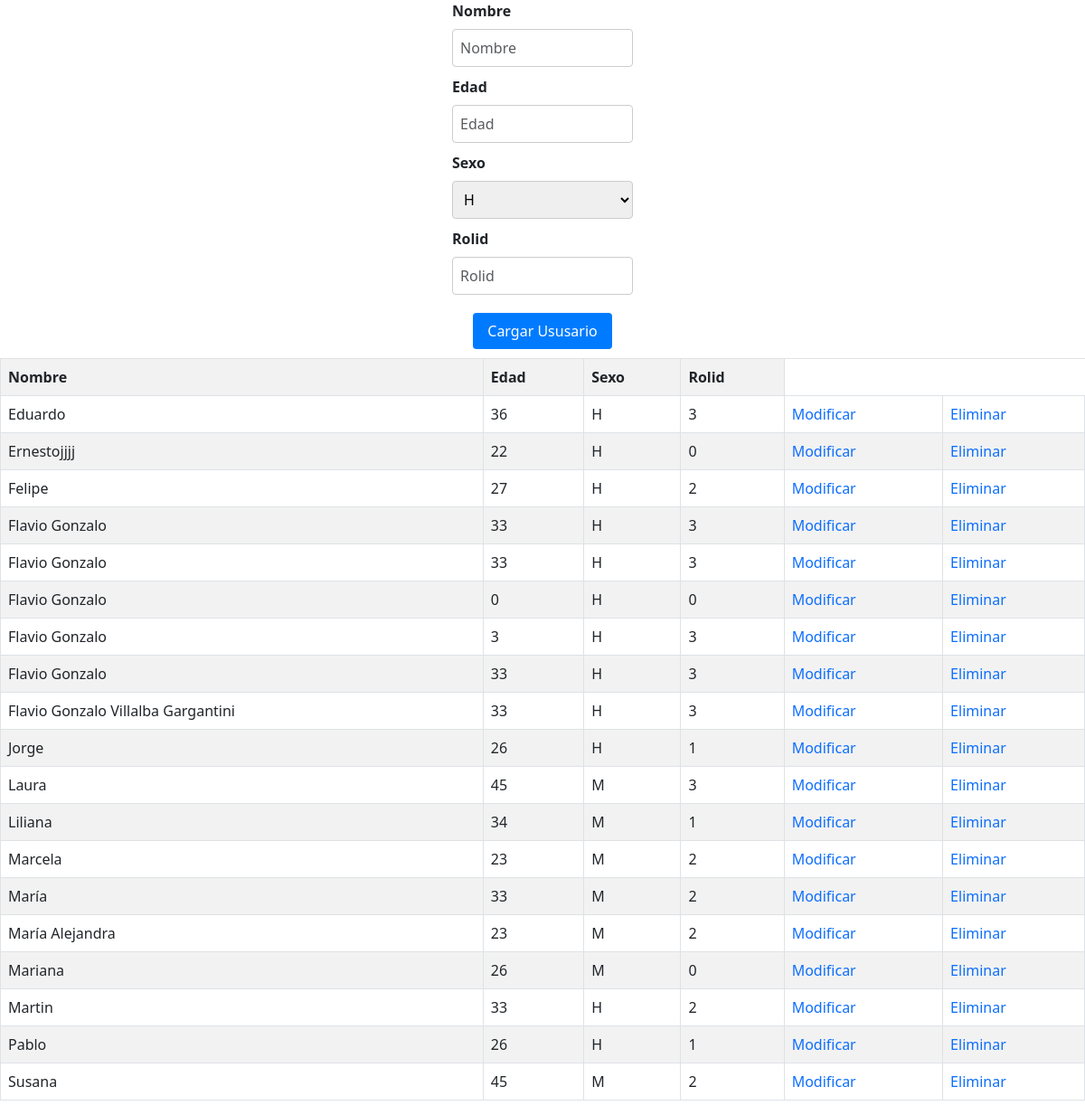
The page / on the database its author committed.
### tables this page shows
CREATE TABLE `usuarios` (
  `ID` int(100) NOT NULL,
  `NOMBRE` varchar(50) NOT NULL,
  `EDAD` int(2) NOT NULL,
  `SEXO` varchar(1) NOT NULL,
  `ROLID` int(1) NOT NULL
);

### classes/dataBase.php (called while the page is built, shortened)
<?php
class Database {
	private $conexion;
	private function __connect ($servidor, $usuario, $password, $base) {
		$this->conexion = new mysqli ($servidor, $usuario, $password, $base);
	}
	public function runQuery ($query) {
		$types = strtoupper(substr($query, 0,6));
		switch ($types) {
			case 'SELECT':
				$result = $this->conexion->query($query);
				if (!$result) {
					$this->error = $this->conexion->error;
					return false;
				} else {
					while($fila = $result->fetch_assoc()){
						$array_result[]=$fila;
					}
					return $array_result;
				}
				break;
		}
	}
}
?>

### conect.php (called while the page is built, shortened)
<?php
include('classes/dataBase.php');
include('classes/Users.php');
$base = new Database(SERVIDOR, USUARIO, PASS, BASE);
$user = new Users($base);
?>

### classes/Users.php (called while the page is built, shortened)
<?php
class Users {
    private $db;
    function __construct($base) {
        $this->db = $base;
    }
    public function getUser() {
        $answer = $this->db->runQuery("SELECT * FROM usuarios ORDER BY NOMBRE");
        return $answer;
    }
}
?>

### getUsers.php (the view)
<?php
include('conect.php');
$getUsers = $user->getUser();
?>
<table class="table table-striped table-bordered">
    <tr>
        <th>Nombre</th>
        <th>Edad</th>
        <th>Sexo</th>
        <th>Rolid</th>
    </tr>
    <?php
    for($i=0; $i<count($getUsers);$i++) {
    ?>
     <tr>
        <td><?php echo $getUsers[$i]['NOMBRE'];?></td>
        <td><?php echo $getUsers[$i]['EDAD'];?></td>
        <td><?php echo $getUsers[$i]['SEXO'];?></td>
        <td><?php echo $getUsers[$i]['ROLID'];?></td>
        <td><a href="updateUser.php?id=<?php echo $getUsers[$i]['ID'];?>">Modificar</a></td>
        <td><a href="deleteUser.php?id=<?php echo $getUsers[$i]['ID'];?>">Eliminar</a></td>
    </tr>
    <?php
    }
    ?>
</table>

### index.php (shortened to what this page needs)
<!DOCTYPE html>
<html lang="en">
<head>
    <link href="https://cdn.jsdelivr.net/npm/bootstrap@5.3.0-alpha1/dist/css/bootstrap.min.css" rel="stylesheet">
    <link rel="stylesheet" href="styles.css">
</head>
<body>
<form action="upUsers.php" method="POST">
  <div class="col col-lg-2">
    <label for="nombre" class="form-label">Nombre</label>
    <input type="text" class="form-control" placeholder="Nombre" name="nombre">
  </div>
  <div class="col col-lg-2">
    <label for="edad" class="form-label">Edad</label>
    <input type="number" class="form-control" placeholder="Edad" name="edad">
  </div>
  <div class="col col-lg-2">
  <label for="sexo" class="form-label">Sexo</label>
    <select name="sexo" class='select'>
        <option value="H">H</option>
    </select>
  </div>
  <div class=" col col-lg-2">
    <label for="rolid" class="form-label">Rolid</label>
    <input type="number" class="form-control" placeholder="Rolid" name="rolid">
  </div>
  <button type="submit" class="btn btn-primary">Cargar Ususario</button>
</form>
<?php include('getUsers.php'); ?>
</body>
</html>

### styles.css (style rules this page uses)
form { display: flex; flex-direction: column; align-items: center; }
input[type="text"], input[type="number"], select { border: 1px solid #ccc; border-radius: 4px; padding: 8px; margin-bottom: 10px; width: 100%; }
label { font-weight: bold; }
button[type="submit"] { background-color: #007bff; border: none; border-radius: 4px; color: #fff; padding: 8px 16px; margin: 10px; cursor: pointer; }
a { text-decoration: none; }

### rows shown on the page
usuarios: NOMBRE "Eduardo", EDAD "36", SEXO "H", ROLID "3"
usuarios: NOMBRE "Ernestojjjj", EDAD "22", SEXO "H", ROLID "0"
usuarios: NOMBRE "Felipe", EDAD "27", SEXO "H", ROLID "2"
usuarios: NOMBRE "Flavio Gonzalo", EDAD "33", SEXO "H", ROLID "3"
usuarios: NOMBRE "Flavio Gonzalo", EDAD "33", SEXO "H", ROLID "3"
usuarios: NOMBRE "Flavio Gonzalo", EDAD "0", SEXO "H", ROLID "0"
usuarios: NOMBRE "Flavio Gonzalo", EDAD "3", SEXO "H", ROLID "3"
usuarios: NOMBRE "Flavio Gonzalo", EDAD "33", SEXO "H", ROLID "3"
usuarios: NOMBRE "Flavio Gonzalo Villalba Gargantini", EDAD "33", SEXO "H", ROLID "3"
usuarios: NOMBRE "Jorge", EDAD "26", SEXO "H", ROLID "1"
usuarios: NOMBRE "Laura", EDAD "45", SEXO "M", ROLID "3"
usuarios: NOMBRE "Liliana", EDAD "34", SEXO "M", ROLID "1"
usuarios: NOMBRE "Marcela", EDAD "23", SEXO "M", ROLID "2"
usuarios: NOMBRE "María", EDAD "33", SEXO "M", ROLID "2"
usuarios: NOMBRE "María Alejandra", EDAD "23", SEXO "M", ROLID "2"
usuarios: NOMBRE "Mariana", EDAD "26", SEXO "M", ROLID "0"
usuarios: NOMBRE "Martin", EDAD "33", SEXO "H", ROLID "2"
usuarios: NOMBRE "Pablo", EDAD "26", SEXO "H", ROLID "1"
usuarios: NOMBRE "Susana", EDAD "45", SEXO "M", ROLID "2"
